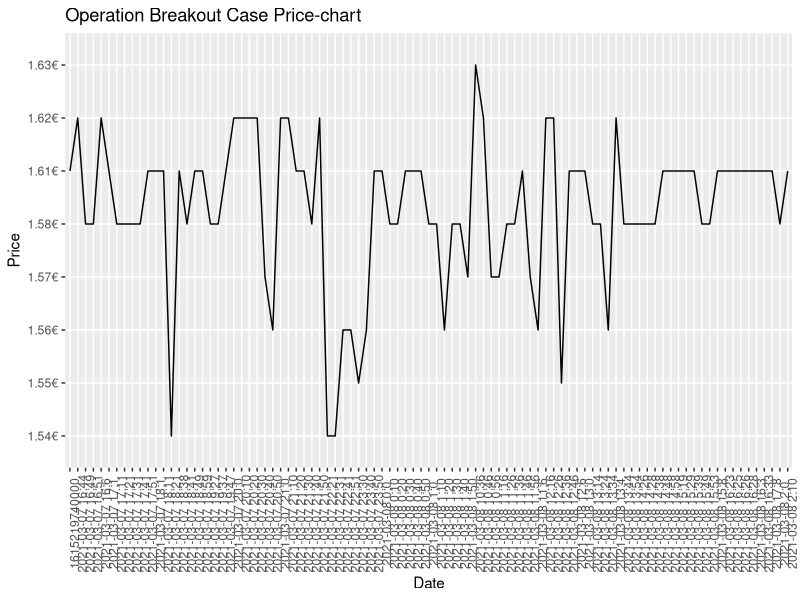
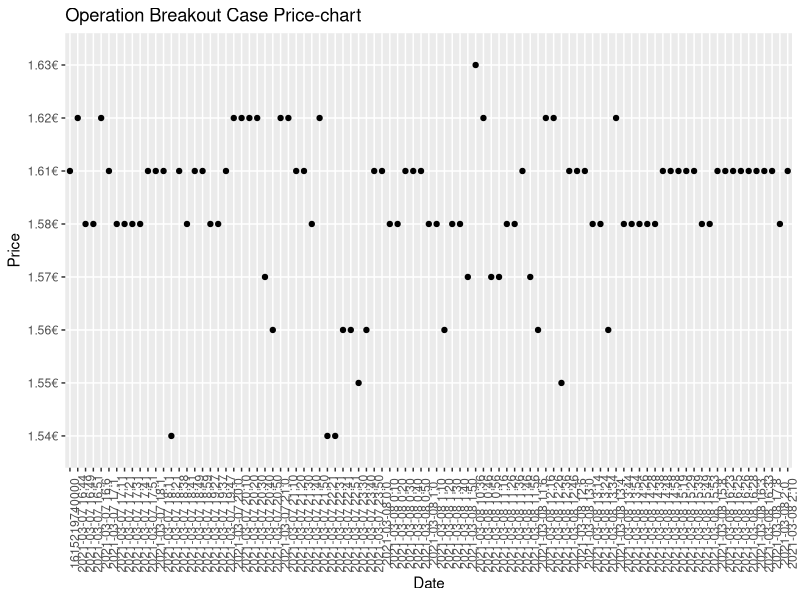

Write R code to recreate these figures, in order.
library(ggplot2)

breakout_case <- read.csv("./all_items/operationBreakout.csv")

p <- ggplot(data=breakout_case, aes(x = date,y = lowest_price))+
  geom_line(stat="identity")


pp <- ggplot(data=breakout_case, aes(x = date, y = lowest_price, group = 1)) +
  geom_line() + 
  theme(axis.text.x = element_text(angle = 90)) +
  labs(title = "Operation Breakout Case Price-chart",
        x = "Date",
       y = "Price"
       )
pp



bb <- ggplot(breakout_case, aes(x=date, y=lowest_price)) +
  geom_point()+
  theme(axis.text.x = element_text(angle = 90)) +
  labs(title = "Operation Breakout Case Price-chart",
       x = "Date",
       y = "Price"
  )+
  geom_smooth(method=lm) 


bb